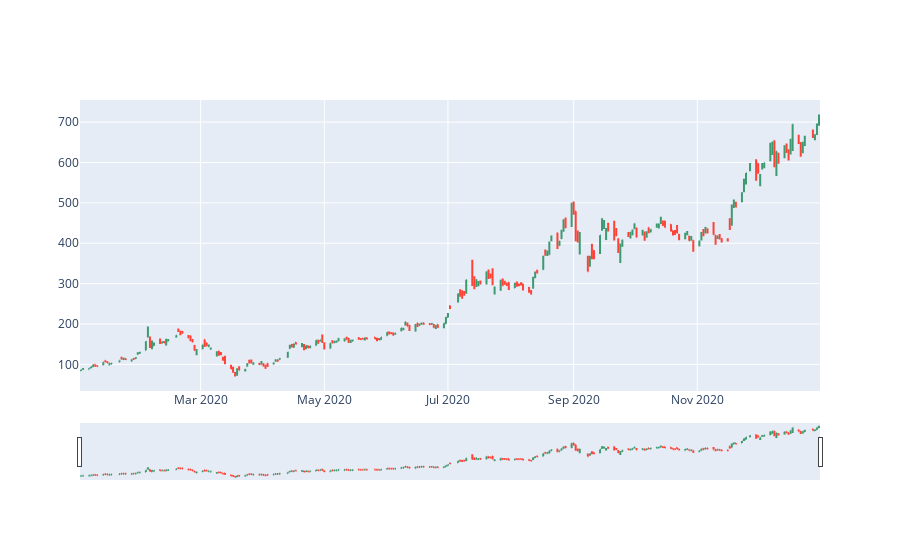

This figure's notebook cell:
### Code cell
# OHLC chart of 2020
trace = go.Ohlc(x=data['2020'].index,
                open=data['2020'].Open,
                high=data['2020'].High,
                low=data['2020'].Low,
                close=data['2020'].Close)
df = [trace]
iplot(df, filename='simple_ohlc')

### Figure 1 — Plotly figure (JSON) as saved in the notebook; plotly's stock layout.template omitted (floating-point values rounded to 4 significant figures; data arrays with more than 128 entries replaced by an {"elided": "..."} marker saying what was removed)
{"data": [{"close": {"elided": "253 float values"}, "high": {"elided": "253 float values"}, "low": {"elided": "253 float values"}, "open": {"elided": "253 float values"}, "type": "ohlc", "x": {"elided": "253 str values"}}], "layout": {}}
